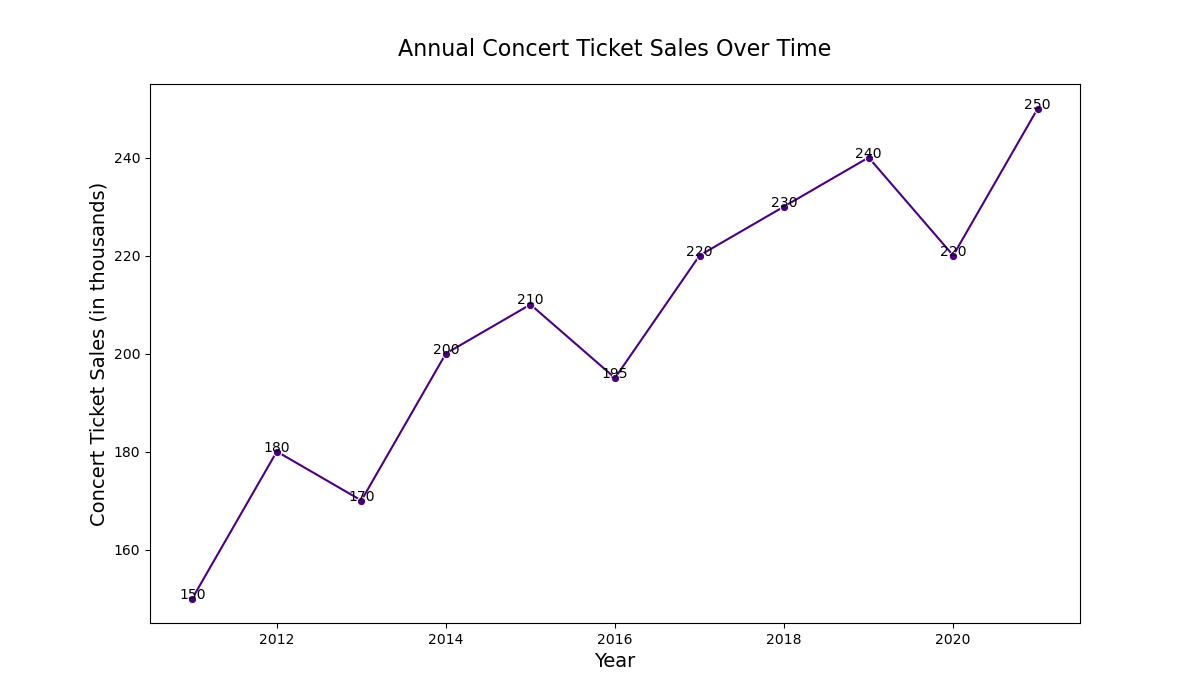

This chart was generated by the following Python code:

import pandas as pd
import seaborn as sns
import matplotlib.pyplot as plt

data = {
    'Year': [2011, 2012, 2013, 2014, 2015, 2016, 2017, 2018, 2019, 2020, 2021],
    'Concert Ticket Sales': [150, 180, 170, 200, 210, 195, 220, 230, 240, 220, 250]
}
df = pd.DataFrame(data)

f, ax = plt.subplots(figsize=(12, 7))

sns.lineplot(x="Year", y="Concert Ticket Sales", data=df, color="#4B0082", marker='o')

ax.set_title('Annual Concert Ticket Sales Over Time', fontsize=16, pad=20)
ax.set_xlabel('Year', fontsize=14)
ax.set_ylabel('Concert Ticket Sales (in thousands)', fontsize=14)

for x, y in zip(df['Year'], df['Concert Ticket Sales']):
    ax.text(x, y, y, color="black", ha="center")

plt.show()
